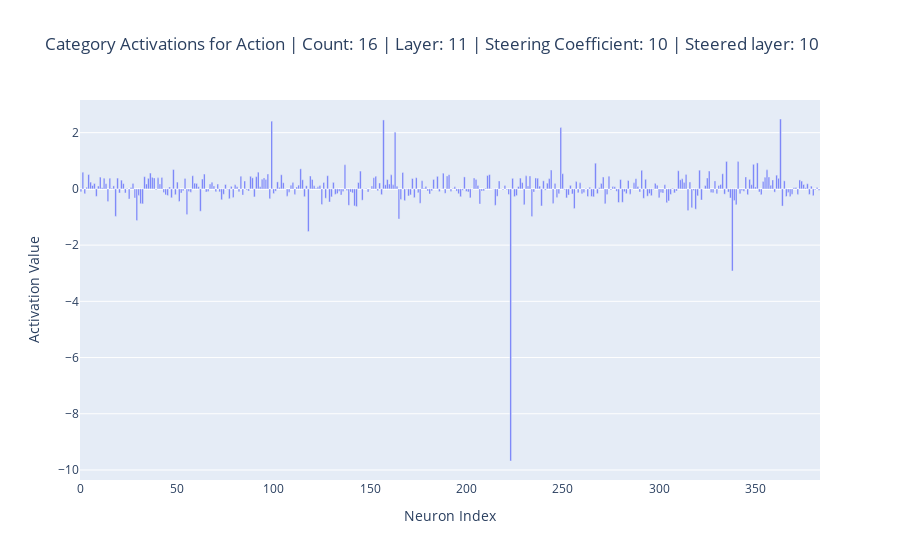

Notebook code cell kept with this figure:
### Code cell
# Plot the category activations for the steered model output
info_string = f'Category Activations for {category} | Count: {len(all_texts_data[all_texts_data["genre"] == category])} | Layer: {layer_to_plot} | Steering Coefficient: {steering_coefficient} | Steered layer: {layer_to_steer}'
plot_category_activations(steered_category_activations, category, info_string)

### Figure 1 — Plotly figure (JSON) as saved in the notebook; plotly's stock layout.template omitted (floating-point values rounded to 4 significant figures; data arrays with more than 128 entries replaced by an {"elided": "..."} marker saying what was removed)
{"data": [{"name": "Action", "type": "bar", "width": 0.8, "x": {"elided": "384 int values"}, "y": {"elided": "384 float values"}}], "layout": {"title": {"text": "Category Activations for Action | Count: 16 | Layer: 11 | Steering Coefficient: 10 | Steered layer: 10"}, "xaxis": {"title": {"text": "Neuron Index"}}, "yaxis": {"title": {"text": "Activation Value"}}}}
